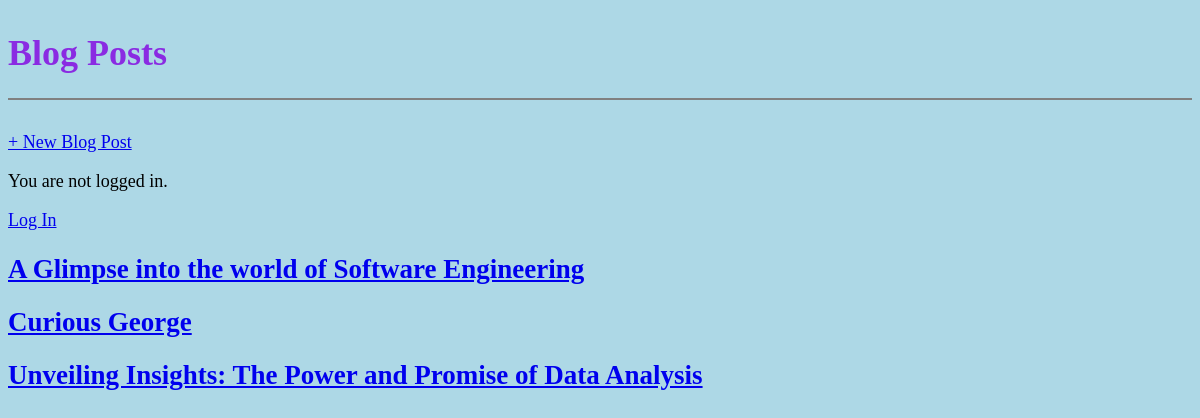
The app's page /, older data.
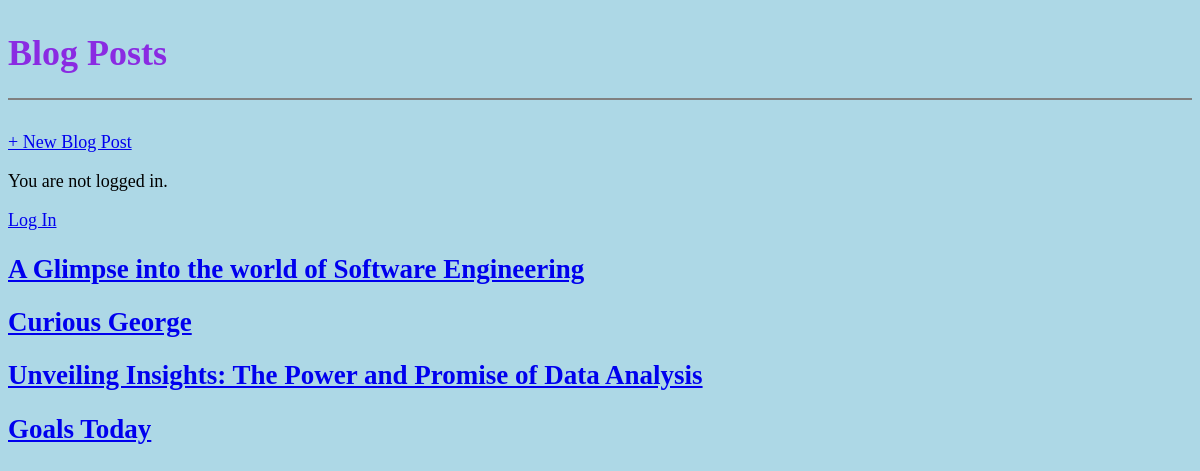
The same page, newer data.
### blog/models.py (models this page shows, shortened)
class Post(models.Model):
    title = models.CharField(max_length=200)
    author = models.ForeignKey(
        'auth.User',
        on_delete=models.CASCADE,  # When the user is deleted, also delete their posts
    )
    body = models.TextField()

### blog/views.py (the view)
# urls.py: path('', HomePage.as_view(), name= 'home'),
class HomePage(ListView):
    model = Post
    template_name = 'home.html'

### blog/templates/home.html
{% extends 'base.html' %}
{% block content %}
{% for post in object_list %}
<div class="post-entry">
<h2><a href="{% url 'post_detail' post.pk %}">{{post.title}}</a></h2>
</div>
{% endfor %}
{% endblock content %}

### blog/templates/base.html (shortened to what this page needs)
{% load static %}
<html>
    <head>
        <link rel="stylesheet" href="{% static 'css/base.css' %}">
    </head>
    <body>
        <div>
        <header>
            <div class="nav-left">
                <h1><a href="{% url 'home' %}">Blog Posts</a></h1>
            </div>
        </header>
        <a href="{% url 'new_post' %}">+ New  Blog Post</a>
        {% if user.is_authenticated %}
            <p>Hi {{ user.username }}!</p>
            <a href="{% url 'logout' %}">Log Out</a>
        {% else %}
            <p>You are not logged in.</p>
            <a href="{% url 'login' %}">Log In</a>
        {% endif %}
    {% block content %}
    {% endblock content %}
    </div>
    </body>
</html>

### static/css/base.css (style rules this page uses)
header h1 a { color: blueviolet; text-decoration: none; }
body { font-size: 18px; background-color: lightblue }
header { border-bottom: 2px solid grey; margin-bottom: 2rem; display: flex; }
.post-entry { margin: 0.5rem 0; }

Row changes from the older to the newer data that the page shows:
added Post: title "Goals Today"
